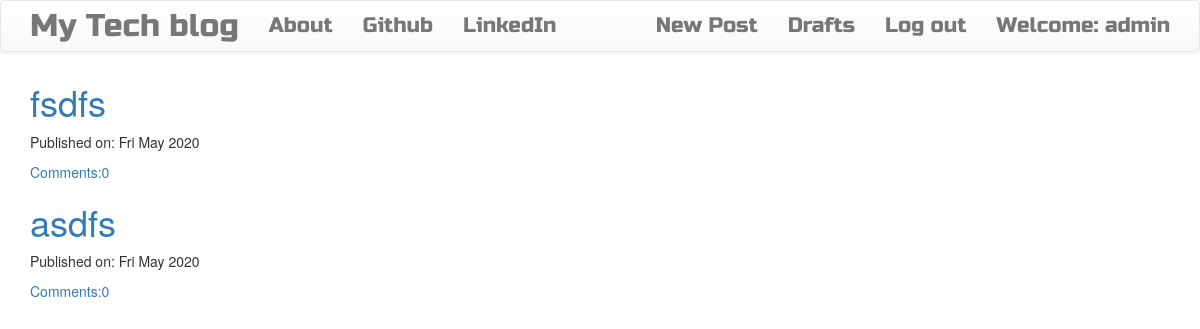
Before: / (signed in) with the older database file.
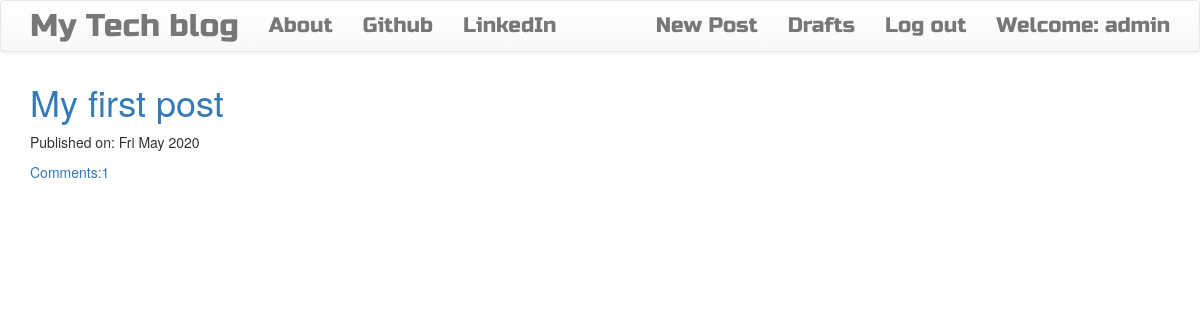
After: the same page with the newer database file.
### blog/models.py (models this page shows, shortened)
class Post(models.Model):
    author = models.ForeignKey('auth.User',on_delete = models.CASCADE)
    title = models.CharField(max_length=200)
    text = models.TextField()
    create_date = models.DateTimeField(default=timezone.now)
    published_date = models.DateTimeField(blank=True,null=True)
    def approve_comments(self):
        return self.comments.filter(approved_comment=True)

### blog/views.py (the view)
# urls.py: path('',views.PostListView.as_view(),name='post_list'),
class PostListView(ListView):
    model = Post
    def get_queryset(self):
        return Post.objects.filter(published_date__lte=timezone.now()).order_by('-published_date')

### blog/templates/blog/post_list.html
{% extends 'blog/base.html' %}
{% block content %}
<div class="centerstage">
  {% for post in post_list %}
  <div class="post">
    <h1> <a href="{% url 'post_detail' pk=post.pk %}">{{post.title}}</a> </h1>
    <div class="date">
      <p>Published on: {{post.published_date|date:"D M Y"}} </p>
    </div>
    <a href="{% url 'post_detail' pk=post.pk%}">Comments:{{post.approve_comments.count}}</a>
  </div>
  {% endfor %}
</div>
{% endblock %}

Changed rows visible on the page:
removed Post: title "fsdfs", published_date "Fri May 2020", approve_comments.count "0"
removed Post: title "asdfs", published_date "Fri May 2020", approve_comments.count "0"
added Post: title "My first post", published_date "Fri May 2020", approve_comments.count "1"
